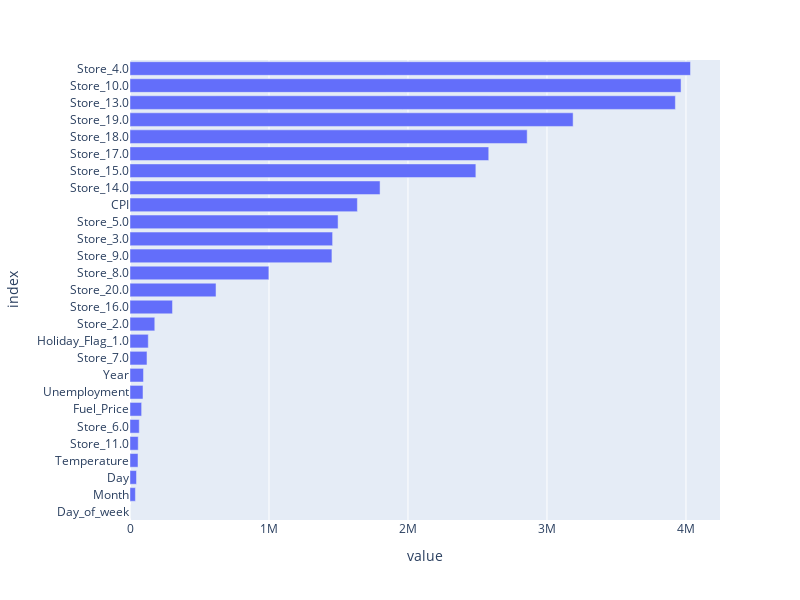

Write notebook code for a chart like this one.
### Code cell
# Récupération des colonnes correspondantes aux coefficients de la regression :
column_names = []
for name, transformer, features_list in preprocessor.transformers_:
    if name == 'num': 
        features = features_list 
    else: 
        features = transformer.get_feature_names_out()
    column_names.extend(features) 
        
# Création du dataframe avec les coefficients par feature
coefs = pd.DataFrame(index = column_names, data = regressor.coef_.transpose(), columns=["coefficients"])

# Création du second dataframe en valeur absolue
feature_importance = abs(coefs).sort_values(by = 'coefficients')

# Plot coefficients
fig = px.bar(feature_importance, orientation = 'h', height = 600, width = 800)
fig.update_layout(showlegend = False, 
                  margin = {'l': 120},# to avoid cropping of column names
                 )
fig.show()

### Figure 1 — Plotly figure (JSON) as saved in the notebook; plotly's stock layout.template omitted (floating-point values rounded to 4 significant figures)
{"data": [{"alignmentgroup": "True", "hovertemplate": "variable=coefficients<br>value=%{x}<br>index=%{y}<extra></extra>", "legendgroup": "coefficients", "marker": {"color": "#636efa", "pattern": {"shape": ""}}, "name": "coefficients", "offsetgroup": "coefficients", "orientation": "h", "showlegend": true, "textposition": "auto", "type": "bar", "x": [1.001e-07, 38890.0, 46730.0, 57620.0, 59140.0, 66590.0, 83710.0, 93580.0, 97010.0, 122200.0, 131500.0, 178300.0, 305600.0, 618900.0, 999100.0, 1453000.0, 1458000.0, 1497000.0, 1636000.0, 1799000.0, 2488000.0, 2581000.0, 2858000.0, 3188000.0, 3924000.0, 3965000.0, 4033000.0], "xaxis": "x", "y": ["Day_of_week", "Month", "Day", "Temperature", "Store_11.0", "Store_6.0", "Fuel_Price", "Unemployment", "Year", "Store_7.0", "Holiday_Flag_1.0", "Store_2.0", "Store_16.0", "Store_20.0", "Store_8.0", "Store_9.0", "Store_3.0", "Store_5.0", "CPI", "Store_14.0", "Store_15.0", "Store_17.0", "Store_18.0", "Store_19.0", "Store_13.0", "Store_10.0", "Store_4.0"], "yaxis": "y"}], "layout": {"barmode": "relative", "height": 600, "legend": {"title": {"text": "variable"}, "tracegroupgap": 0}, "margin": {"l": 120, "t": 60}, "showlegend": false, "width": 800, "xaxis": {"anchor": "y", "domain": [0, 1], "title": {"text": "value"}}, "yaxis": {"anchor": "x", "domain": [0, 1], "title": {"text": "index"}}}}
